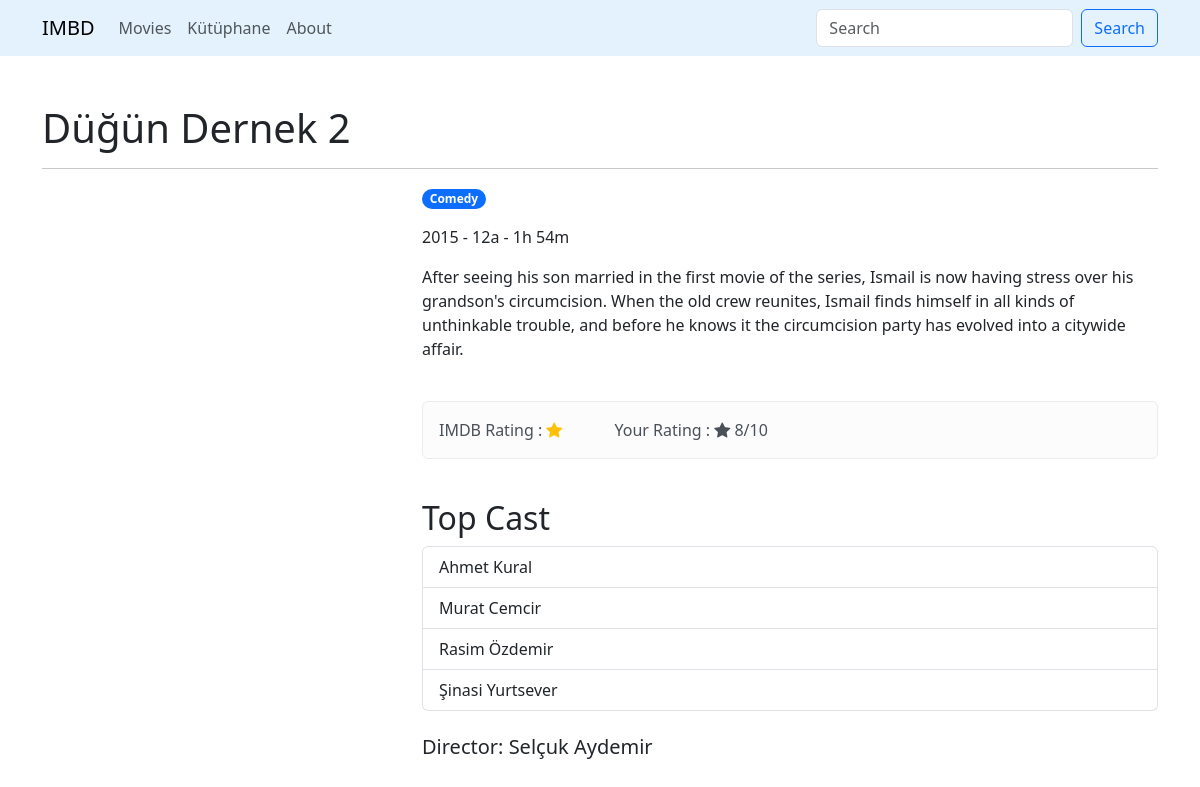
The app's page /movies/4 with its own data.
### movies/models.py (models this page shows, shortened)
class Film(models.Model):
    title = models.CharField(max_length=250)
    released = models.DateField(auto_now=False, auto_now_add=False)
    certificate = models.CharField(max_length=3, choices=cert)
    duration = models.DurationField()
    genre = models.CharField(max_length=100)
    director = models.CharField(max_length=250)
    star1 = models.CharField(max_length=250)
    star2 = models.CharField(max_length=250)
    star3 = models.CharField(max_length=250)
    star4 = models.CharField(max_length=250)
    overview = models.TextField(max_length=1000)
    poster = models.URLField(max_length=100)

### movies/views.py (the view)
# urls.py: path("movies/<int:id>", views.moviedetails, name="details"),
def moviedetails(request, id):
    movie = get_object_or_404(Film, id=id)
    total_second = int(movie.duration.total_seconds())
    hours = total_second//3600
    minutes = (total_second % 3600) // 60
    duration = f"{hours}h {minutes}m"
    genres = movie.genre.split(",")
    context = { "movie" :movie,"dura":duration,"genres":genres}
    return render(request,"details.html",context)

### movies/templates/details.html (shortened to what this page needs)
{% load static %}
<!DOCTYPE html>
<html lang="en">
<head>
    <link href="https://cdn.jsdelivr.net/npm/bootstrap@5.3.3/dist/css/bootstrap.min.css"
    rel="stylesheet"
>
    <link rel="stylesheet"
    href="https://cdn.jsdelivr.net/npm/bootstrap-icons@1.11.3/font/bootstrap-icons.min.css">
</head>
<body>
    {% include 'partials/_navbar.html' %}
  <div class="container mt-5">
  <h1> {{movie.title}} </h1>
  <hr>
      <div class="row">
        <div class="col-4">
        </div>
        <div class="col-8">
          <p>
            {% for genre in genres %}
              <span class="badge rounded-pill text-bg-primary"> {{genre}} </span>
            {% endfor %}
          </p>
          <p>{{movie.released |date:"Y" }} - {{movie.certificate}} - {{dura}} </p>
            <p>{{movie.overview}}</p>
            <br>
            <div class="alert alert-light" role="alert">
              IMDB Rating : <i class="bi bi-star-fill text-warning"></i>
              Your Rating : <i class="bi bi-star-fill  "></i> 8/10
            </div>
           <br>
            <h2>Top Cast</h2>
              <ul class="list-group">
                <li class="list-group-item"> {{movie.star1}} </li>
                <li class="list-group-item">{{movie.star2}}</li>
                <li class="list-group-item">{{movie.star3}}</li>
                <li class="list-group-item">{{movie.star4}}</li>
              </ul>
              <br>
              <h5>Director: {{movie.director}} </h5>
        </div>
      </div>
  </div>
</body>
</html>

### records on screen
Film: title "Düğün Dernek 2", genres "Comedy", released "2015", certificate "12a", overview "After seeing his son married in the first movie of the series, Ismail is now having stress over his grandson's circumcision. When the old crew reunites, Ismail finds himself in all kinds of unthinkable trouble, and before he knows it the circumcision party has evolved into a citywide affair.", star1 "Ahmet Kural", star2 "Murat Cemcir", star3 "Rasim Özdemir", star4 "Şinasi Yurtsever", director "Selçuk Aydemir"

### other values on screen
{{ dura }} "1h 54m"
